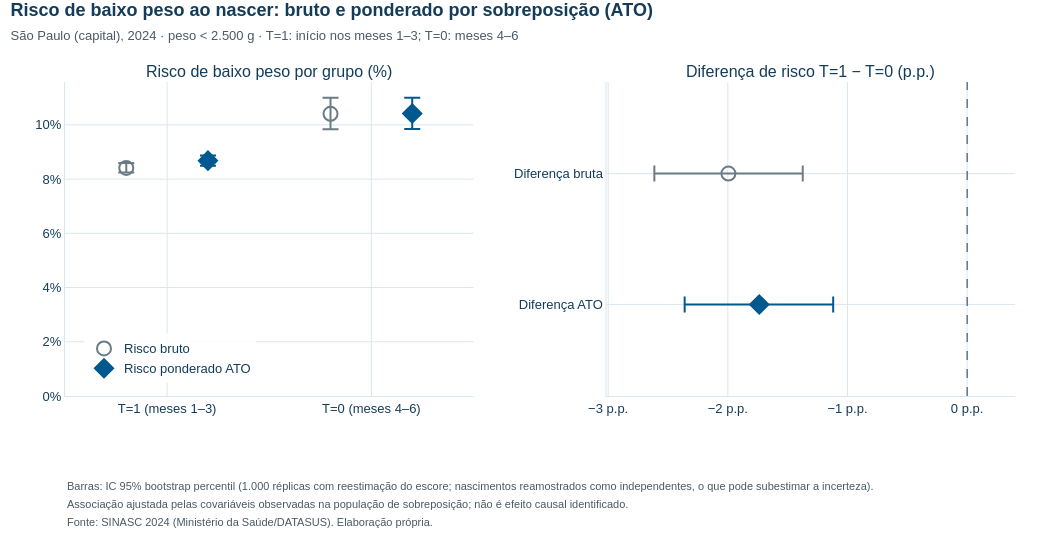

Notebook source saved alongside this figure:
### Code cell
grupos = [(1, "T=1 (meses 1–3)"), (0, "T=0 (meses 4–6)")]
n_grupo = {1: n_t1, 0: n_t0}
n_efetivo = {1: ess.iloc[0], 0: ess.iloc[1]}
casos = {g: int(Y[T == g].sum()) for g, _ in grupos}
fig_risco = make_subplots(rows=1, cols=2, horizontal_spacing=0.14,
                          subplot_titles=("Risco de baixo peso por grupo (%)", "Diferença de risco T=1 − T=0 (p.p.)"))
for nome, risco, prefixo, cor, simbolo in [
        ("Risco bruto", risco_bruto, "bruto", COR_REFERENCIA, "circle-open"),
        ("Risco ponderado ATO", risco_ato, "ato", COR_T1, "diamond")]:
    pontos = [100 * risco[g] for g, _ in grupos]
    limites = [ic(f"{prefixo}_t{g}", 100) for g, _ in grupos]
    extra = "<br>Tamanho efetivo (Kish): %{customdata[3]}" if prefixo == "ato" else ""
    fig_risco.add_scatter(
        x=[r for _, r in grupos], y=pontos, name=nome, mode="markers", row=1, col=1,
        marker=dict(color=cor, symbol=simbolo, size=14, line=dict(width=2, color=cor)),
        error_y=dict(type="data", symmetric=False, thickness=2, width=8, color=cor,
                     array=[l[1] - p for p, l in zip(pontos, limites)],
                     arrayminus=[p - l[0] for p, l in zip(pontos, limites)]),
        customdata=[[f"{fmt(l[0], 2)} a {fmt(l[1], 2)}", fmt(n_grupo[g]), fmt(casos[g]), fmt(n_efetivo[g])]
                    for (g, _), l in zip(grupos, limites)],
        hovertemplate=("<b>%{x}</b><br>" + nome + ": %{y:.2f}%<br>IC 95%: %{customdata[0]}<br>"
                       "Nascimentos: %{customdata[1]} · casos: %{customdata[2]}" + extra + "<extra></extra>"))
for nome, valor, coluna, cor, simbolo in [("Diferença bruta", dif_bruta, "dif_bruta", COR_REFERENCIA, "circle-open"),
                                          ("Diferença ATO", dif_ato, "dif_ato", COR_T1, "diamond")]:
    lo, hi = ic(coluna)
    fig_risco.add_scatter(
        x=[valor], y=[nome], name=nome, mode="markers", row=1, col=2, showlegend=False,
        marker=dict(color=cor, symbol=simbolo, size=14, line=dict(width=2, color=cor)),
        error_x=dict(type="data", symmetric=False, thickness=2, width=8, color=cor,
                     array=[hi - valor], arrayminus=[valor - lo]),
        customdata=[[f"{fmt(lo, 2)} a {fmt(hi, 2)}"]],
        hovertemplate="<b>%{y}</b><br>%{x:.2f} p.p.<br>IC 95%: %{customdata[0]}<extra></extra>")
fig_risco.add_vline(x=0, line=dict(color=COR_TEXTO, dash="dash", width=1), row=1, col=2)
layout_academico(
    fig_risco, "Risco de baixo peso ao nascer: bruto e ponderado por sobreposição (ATO)",
    "São Paulo (capital), 2024 · peso < 2.500 g · T=1: início nos meses 1–3; T=0: meses 4–6",
    notas=["Barras: IC 95% bootstrap percentil (1.000 réplicas com reestimação do escore; nascimentos reamostrados como "
           "independentes, o que pode subestimar a incerteza).",
           "Associação ajustada pelas covariáveis observadas na população de sobreposição; não é efeito causal identificado.",
           FONTE_SINASC_2024],
    nome_arquivo="06_riscos_bruto_ato", altura=540)
fig_risco.update_layout(scattermode="group",
                        legend=dict(orientation="v", x=0.02, xanchor="left", y=0.04, yanchor="bottom",
                                    bgcolor="rgba(255,255,255,0.9)"))
fig_risco.update_yaxes(ticksuffix="%", rangemode="tozero", row=1, col=1)
fig_risco.update_yaxes(categoryorder="array", categoryarray=["Diferença ATO", "Diferença bruta"], range=[-0.7, 1.7],
                       row=1, col=2)
fig_risco.update_xaxes(range=[min(ic("dif_ato")[0], ic("dif_bruta")[0]) - 0.4, 0.4], ticksuffix=" p.p.",
                       row=1, col=2)
exibir_plotly(fig_risco)

### Figure 1 — Plotly figure (JSON) as saved in the notebook; plotly's stock layout.template omitted (floating-point values rounded to 4 significant figures)
{"data": [{"customdata": [["8,25 a 8,59", "104.576", "8.797", "84.995"], ["9,84 a 11,00", "10.118", "1.053", "10.096"]], "error_y": {"array": [0.1777, 0.5903], "arrayminus": [0.1647, 0.5698], "color": "#6B7B86", "symmetric": false, "thickness": 2, "type": "data", "width": 8}, "hovertemplate": "<b>%{x}</b><br>Risco bruto: %{y:.2f}%<br>IC 95%: %{customdata[0]}<br>Nascimentos: %{customdata[1]} · casos: %{customdata[2]}<extra></extra>", "marker": {"color": "#6B7B86", "line": {"color": "#6B7B86", "width": 2}, "size": 14, "symbol": "circle-open"}, "mode": "markers", "name": "Risco bruto", "type": "scatter", "x": ["T=1 (meses 1–3)", "T=0 (meses 4–6)"], "xaxis": "x", "y": [8.412, 10.41], "yaxis": "y"}, {"customdata": [["8,49 a 8,87", "104.576", "8.797", "84.995"], ["9,85 a 11,00", "10.118", "1.053", "10.096"]], "error_y": {"array": [0.1853, 0.5835], "arrayminus": [0.1916, 0.572], "color": "#00598E", "symmetric": false, "thickness": 2, "type": "data", "width": 8}, "hovertemplate": "<b>%{x}</b><br>Risco ponderado ATO: %{y:.2f}%<br>IC 95%: %{customdata[0]}<br>Nascimentos: %{customdata[1]} · casos: %{customdata[2]}<br>Tamanho efetivo (Kish): %{customdata[3]}<extra></extra>", "marker": {"color": "#00598E", "line": {"color": "#00598E", "width": 2}, "size": 14, "symbol": "diamond"}, "mode": "markers", "name": "Risco ponderado ATO", "type": "scatter", "x": ["T=1 (meses 1–3)", "T=0 (meses 4–6)"], "xaxis": "x", "y": [8.681, 10.42], "yaxis": "y"}, {"customdata": [["-2,61 a -1,37"]], "error_x": {"array": [0.6211], "arrayminus": [0.6189], "color": "#6B7B86", "symmetric": false, "thickness": 2, "type": "data", "width": 8}, "hovertemplate": "<b>%{y}</b><br>%{x:.2f} p.p.<br>IC 95%: %{customdata[0]}<extra></extra>", "marker": {"color": "#6B7B86", "line": {"color": "#6B7B86", "width": 2}, "size": 14, "symbol": "circle-open"}, "mode": "markers", "name": "Diferença bruta", "showlegend": false, "type": "scatter", "x": [-1.995], "xaxis": "x2", "y": ["Diferença bruta"], "yaxis": "y2"}, {"customdata": [["-2,36 a -1,12"]], "error_x": {"array": [0.6179], "arrayminus": [0.6235], "color": "#00598E", "symmetric": false, "thickness": 2, "type": "data", "width": 8}, "hovertemplate": "<b>%{y}</b><br>%{x:.2f} p.p.<br>IC 95%: %{customdata[0]}<extra></extra>", "marker": {"color": "#00598E", "line": {"color": "#00598E", "width": 2}, "size": 14, "symbol": "diamond"}, "mode": "markers", "name": "Diferença ATO", "showlegend": false, "type": "scatter", "x": [-1.737], "xaxis": "x2", "y": ["Diferença ATO"], "yaxis": "y2"}], "layout": {"annotations": [{"font": {"size": 16}, "showarrow": false, "text": "Risco de baixo peso por grupo (%)", "x": 0.215, "xanchor": "center", "xref": "paper", "y": 1.0, "yanchor": "bottom", "yref": "paper"}, {"font": {"size": 16}, "showarrow": false, "text": "Diferença de risco T=1 − T=0 (p.p.)", "x": 0.785, "xanchor": "center", "xref": "paper", "y": 1.0, "yanchor": "bottom", "yref": "paper"}, {"align": "left", "font": {"color": "#4A5A66", "size": 11}, "showarrow": false, "text": "Barras: IC 95% bootstrap percentil (1.000 réplicas com reestimação do escore; nascimentos reamostrados como independentes, o que pode subestimar a incerteza).", "x": 0, "xanchor": "left", "xref": "paper", "y": 0, "yanchor": "top", "yref": "paper", "yshift": -82}, {"align": "left", "font": {"color": "#4A5A66", "size": 11}, "showarrow": false, "text": "Associação ajustada pelas covariáveis observadas na população de sobreposição; não é efeito causal identificado.", "x": 0, "xanchor": "left", "xref": "paper", "y": 0, "yanchor": "top", "yref": "paper", "yshift": -100}, {"align": "left", "font": {"color": "#4A5A66", "size": 11}, "showarrow": false, "text": "Fonte: SINASC 2024 (Ministério da Saúde/DATASUS). Elaboração própria.", "x": 0, "xanchor": "left", "xref": "paper", "y": 0, "yanchor": "top", "yref": "paper", "yshift": -118}], "font": {"color": "#133C5A", "family": "Arial, Helvetica, sans-serif", "size": 13}, "height": 540, "hoverlabel": {"bgcolor": "white", "bordercolor": "#D9E7EE", "font": {"color": "#133C5A", "family": "Arial, Helvetica, sans-serif", "size": 13}}, "legend": {"bgcolor": "rgba(255,255,255,0.9)", "orientation": "v", "x": 0.02, "xanchor": "left", "y": 0.04, "yanchor": "bottom"}, "margin": {"b": 144, "t": 82}, "meta": {"nome_arquivo": "06_riscos_bruto_ato"}, "scattermode": "group", "separators": ",.", "shapes": [{"line": {"color": "#133C5A", "dash": "dash", "width": 1}, "type": "line", "x0": 0, "x1": 0, "xref": "x2", "y0": 0, "y1": 1, "yref": "y2 domain"}], "title": {"font": {"color": "#133C5A", "size": 18}, "text": "<b>Risco de baixo peso ao nascer: bruto e ponderado por sobreposição (ATO)</b><br><span style='font-size:13px;color:#4A5A66'>São Paulo (capital), 2024 · peso < 2.500 g · T=1: início nos meses 1–3; T=0: meses 4–6</span>", "x": 0.01, "xanchor": "left", "y": 0.97, "yanchor": "top"}, "width": 1050, "xaxis": {"anchor": "y", "domain": [0.0, 0.43]}, "xaxis2": {"anchor": "y2", "domain": [0.57, 1.0], "range": [-3.014, 0.4], "ticksuffix": " p.p."}, "yaxis": {"anchor": "x", "domain": [0.0, 1.0], "rangemode": "tozero", "ticksuffix": "%"}, "yaxis2": {"anchor": "x2", "categoryarray": ["Diferença ATO", "Diferença bruta"], "categoryorder": "array", "domain": [0.0, 1.0], "range": [-0.7, 1.7]}}}
